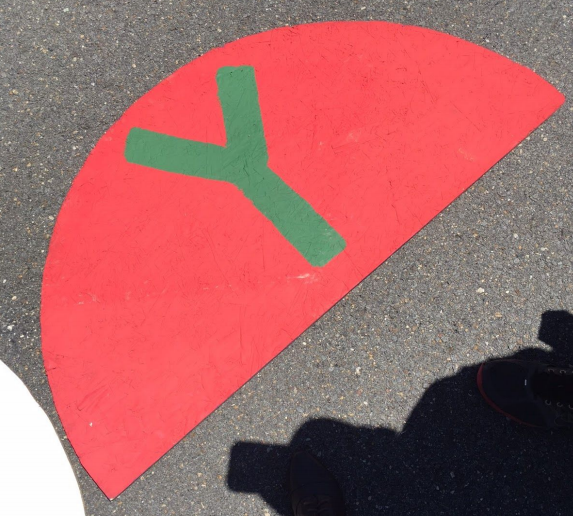
#> input picture test2.png, 573 x 516 px
$ python test.py
#> lines starting #> are read from the running program, lines starting #| are printed output that depends on the picture
import cv2
import numpy as np
import webcolors

from PIL import Image

img = cv2.imread("test2.png")
#> img is the input picture: shape (516, 573, 3); mean B, G, R 101, 100, 167.1

img = cv2.GaussianBlur(img, (61, 61), 10000)
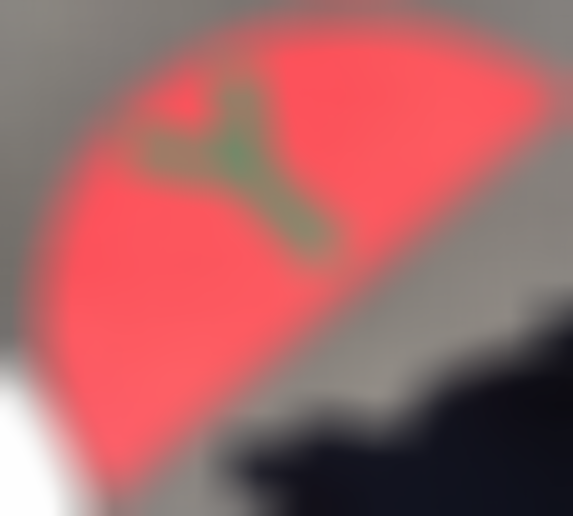
#> img: shape (516, 573, 3); mean B, G, R 101, 100, 167.1

#img = cv2.cvtColor(img, cv2.COLOR_BGR2RGB)
im_pil = Image.fromarray(img)

def most_frequent_colour(image):

    w, h = image.size
#> w = 573; h = 516
    pixels = image.getcolors(w * h)
#> pixels = 19260 items

    most_frequent_pixel = pixels[0]
#> most_frequent_pixel = (4, (116, 119, 128))

    for count, colour in pixels:
        if count > most_frequent_pixel[0]:
            most_frequent_pixel = (count, colour)
#> this loop made 19260 passes
#> (count, most_frequent_pixel) on passes 2, 4, 37: (20, (20, (112, 114, 168))), (50, (50, (114, 118, 128))), (100, (100, (98, 98, 101)))
#> most_frequent_pixel on passes 85, 281, 920, 940, 2196, 2361: (103, (121, 126, 135)), (253, (122, 127, 134)), (361, (126, 131, 135)), (846, (125, 130, 135)), (1685, (91, 83, 251)), (2755, (254, 254, 254))
#> after the loop, most_frequent_pixel = (3869, (95, 88, 252))

    #compare("Most Common", image, most_frequent_pixel[1])

    most_frequent_pixel = most_frequent_pixel[1]
#> most_frequent_pixel = (95, 88, 252)

    return (most_frequent_pixel[2], most_frequent_pixel[1], most_frequent_pixel[0])

requested_colour = most_frequent_colour(im_pil)
#> requested_colour = (252, 88, 95)

print(requested_colour)
#| (252, 88, 95)

colors = [
    "red",
    "blue",
    "black",
    "white",
    "green",
    "yellow",
    "brown",
    "orange"
]

def valid_color(name):
    for color in colors:
        if color in name:
            return True, color

    return False, None

def closest_colour(requested_colour):
#> called with requested_colour = (252, 88, 95)
    min_colours = {}
    for key, name in webcolors.css3_hex_to_names.items():

        is_valid, color = valid_color(name)

        if not is_valid:
            continue
        r_c, g_c, b_c = webcolors.hex_to_rgb(key)
        rd = (r_c - requested_colour[0]) ** 2
        gd = (g_c - requested_colour[1]) ** 2
        bd = (b_c - requested_colour[2]) ** 2
        min_colours[(rd + gd + bd)] = color
#> after the loop, min_colours = 0 items

    return min_colours[min(min_colours.keys())]

def get_colour_name(requested_colour):
    try:
        closest_name = actual_name = webcolors.rgb_to_name(requested_colour)
    except ValueError:
        closest_name = closest_colour(requested_colour)
        actual_name = None
    return actual_name, closest_name


#> (the run stopped early here; a loop or call above may not have finished)

$ run again, with test4.jpg saved as test2.png
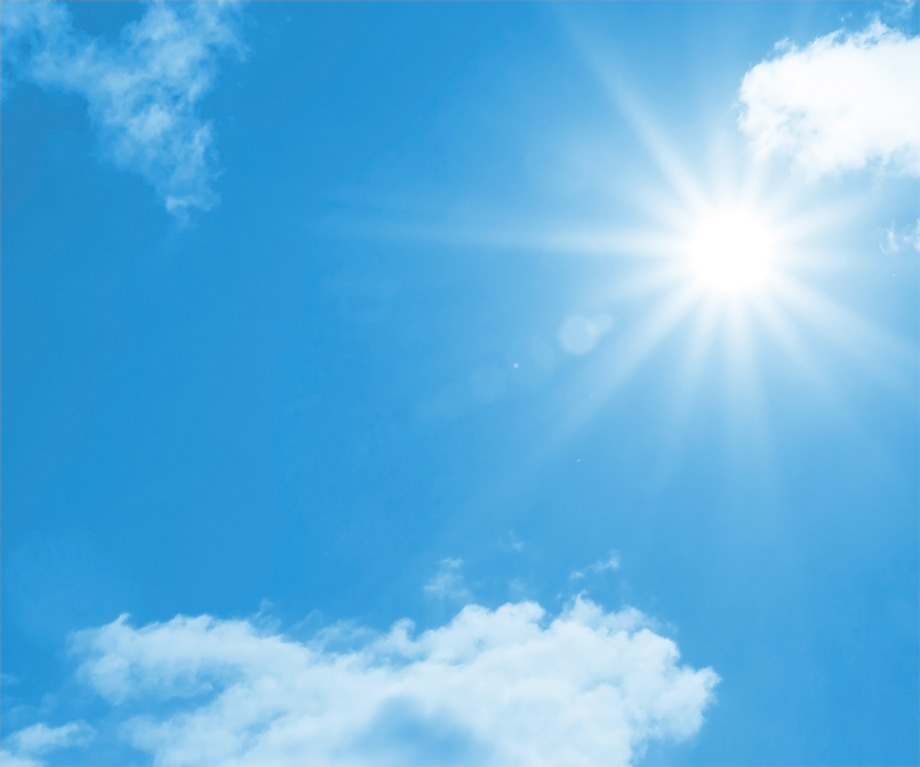
#> input picture test4.jpg, 920 x 767 px, shrunk from 3000 x 2500 before the run
#> img is the input picture: shape (767, 920, 3); mean B, G, R 225.8, 177.9, 98.5
#> `img = cv2.GaussianBlur(img, (61, 61), 10000)`:
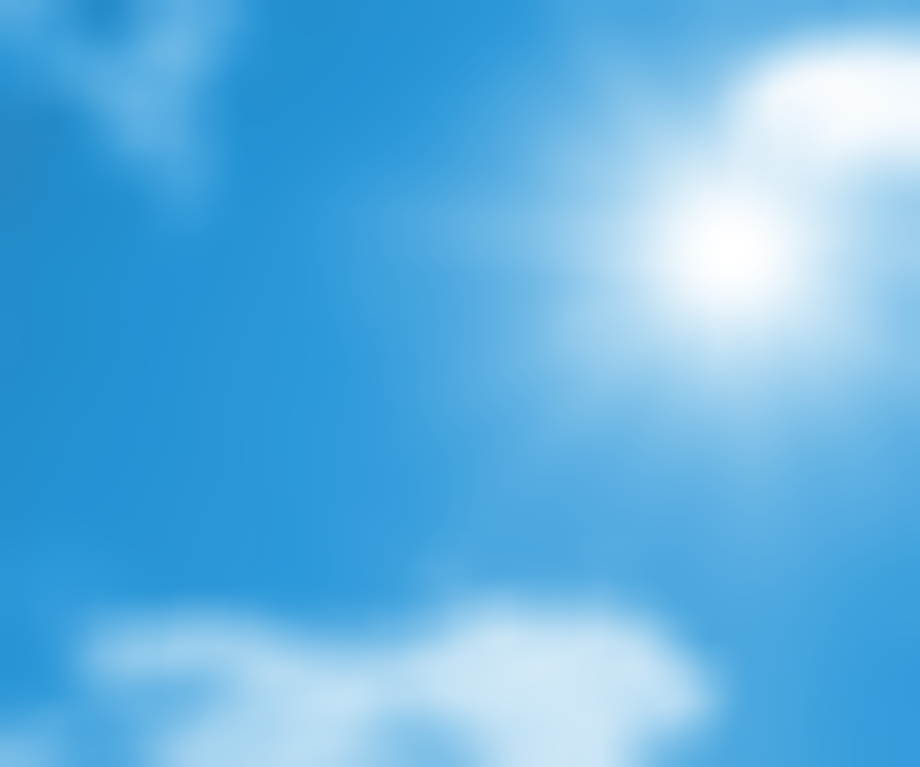
#> img: shape (767, 920, 3); mean B, G, R 225.8, 177.9, 98.5
#> pixels = 1570 items
#> in most_frequent_colour, `most_frequent_pixel = pixels[0]`: most_frequent_pixel = (352, (255, 255, 255))
#> the loop in most_frequent_colour, `for count, colour in pixels:` made 1570 passes
#> (count, most_frequent_pixel) on passes 2, 5, 10, 14, 19, 37: (980, (980, (252, 247, 239))), (1039, (1039, (249, 239, 223))), (1497, (1497, (244, 224, 191))), (1684, (1684, (241, 216, 175))), (1966, (1966, (238, 208, 159))), (3846, (3846, (223, 169, 79)))
#> in most_frequent_colour, `most_frequent_pixel = most_frequent_pixel[1]`: most_frequent_pixel = (213, 148, 39)
#> requested_colour = (39, 148, 213)
#| (39, 148, 213)
#> after the loop in closest_colour, `for key, name in webcolors.css3_hex_to_names.items():`: min_colours = 0 items
